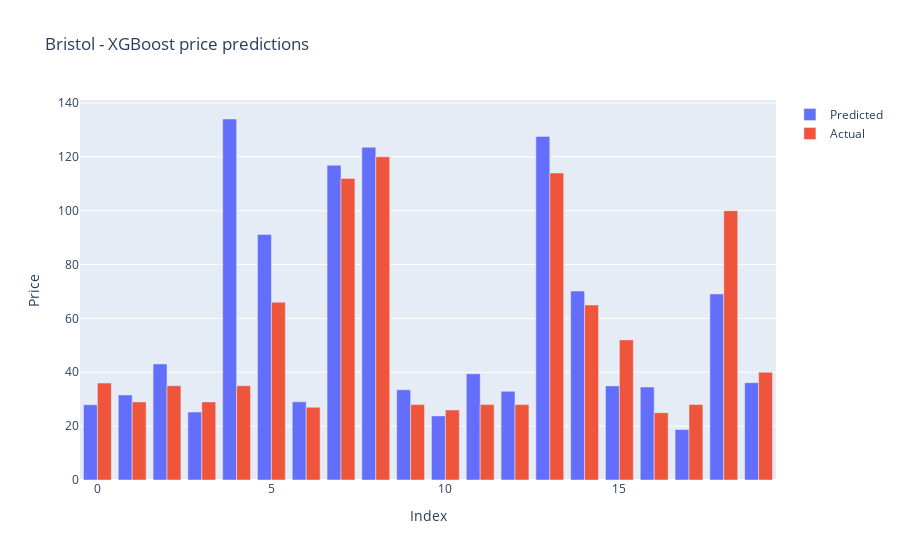

Write notebook code for a chart like this one.
### Code cell
error_diff = pd.DataFrame({'Actual Values': np.array(y_test).flatten(), 'Predicted Values': predictions.flatten()})
error_diff1 = error_diff.head(20)
error_diff1
title=['Pred vs Actual']
fig = go.Figure(data=[
    go.Bar(name='Predicted', x=error_diff1.index, y=error_diff['Predicted Values']),
    go.Bar(name='Actual', x=error_diff1.index, y=error_diff['Actual Values'])
])

fig.update_layout(barmode='group', title="Bristol - XGBoost price predictions", yaxis = dict(title ="Price"), xaxis =dict(title="Index"))
fig.show()

### Figure 1 — Plotly figure (JSON) as saved in the notebook; plotly's stock layout.template omitted (floating-point values rounded to 4 significant figures; data arrays with more than 128 entries replaced by an {"elided": "..."} marker saying what was removed)
{"data": [{"name": "Predicted", "type": "bar", "x": [0, 1, 2, 3, 4, 5, 6, 7, 8, 9, 10, 11, 12, 13, 14, 15, 16, 17, 18, 19], "y": {"elided": "248 float values"}}, {"name": "Actual", "type": "bar", "x": [0, 1, 2, 3, 4, 5, 6, 7, 8, 9, 10, 11, 12, 13, 14, 15, 16, 17, 18, 19], "y": {"elided": "248 int values"}}], "layout": {"barmode": "group", "title": {"text": "Bristol - XGBoost price predictions"}, "xaxis": {"title": {"text": "Index"}}, "yaxis": {"title": {"text": "Price"}}}}
